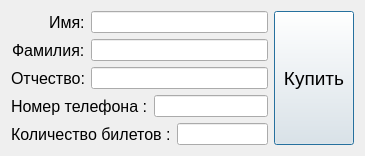
<?xml version="1.0" encoding="UTF-8"?>
<ui version="4.0">
 <class>by</class>
 <widget class="QDialog" name="by">
  <property name="geometry">
   <rect>
    <x>0</x>
    <y>0</y>
    <width>365</width>
    <height>147</height>
   </rect>
  </property>
  <property name="windowTitle">
   <string>Dialog</string>
  </property>
  <layout class="QGridLayout" name="gridLayout_2">
   <item row="0" column="0">
    <layout class="QGridLayout" name="gridLayout">
     <item row="0" column="0">
      <layout class="QFormLayout" name="formLayout">
       <property name="labelAlignment">
        <set>Qt::AlignRight|Qt::AlignTrailing|Qt::AlignVCenter</set>
       </property>
       <item row="0" column="0">
        <widget class="QLabel" name="label">
         <property name="font">
          <font>
           <pointsize>12</pointsize>
          </font>
         </property>
         <property name="text">
          <string>Имя:</string>
         </property>
        </widget>
       </item>
       <item row="0" column="1">
        <widget class="QLineEdit" name="lineEdit"/>
       </item>
       <item row="1" column="0">
        <widget class="QLabel" name="label_2">
         <property name="font">
          <font>
           <pointsize>12</pointsize>
          </font>
         </property>
         <property name="text">
          <string>Фамилия:</string>
         </property>
        </widget>
       </item>
       <item row="1" column="1">
        <widget class="QLineEdit" name="lineEdit_2"/>
       </item>
       <item row="2" column="0">
        <widget class="QLabel" name="label_3">
         <property name="font">
          <font>
           <pointsize>12</pointsize>
          </font>
         </property>
         <property name="text">
          <string>Отчество:</string>
         </property>
        </widget>
       </item>
       <item row="2" column="1">
        <widget class="QLineEdit" name="lineEdit_3"/>
       </item>
      </layout>
     </item>
     <item row="0" column="1" rowspan="3">
      <widget class="QSplitter" name="splitter">
       <property name="orientation">
        <enum>Qt::Vertical</enum>
       </property>
       <widget class="QPushButton" name="pushButton">
        <property name="font">
         <font>
          <pointsize>14</pointsize>
         </font>
        </property>
        <property name="text">
         <string>Купить</string>
        </property>
       </widget>
      </widget>
     </item>
     <item row="1" column="0">
      <layout class="QHBoxLayout" name="horizontalLayout_2">
       <item>
        <widget class="QLabel" name="label_4">
         <property name="font">
          <font>
           <pointsize>12</pointsize>
          </font>
         </property>
         <property name="text">
          <string>Номер телефона :</string>
         </property>
        </widget>
       </item>
       <item>
        <widget class="QLineEdit" name="lineEdit_5"/>
       </item>
      </layout>
     </item>
     <item row="2" column="0">
      <layout class="QHBoxLayout" name="horizontalLayout">
       <item>
        <widget class="QLabel" name="label_5">
         <property name="font">
          <font>
           <pointsize>12</pointsize>
          </font>
         </property>
         <property name="text">
          <string>Количество билетов :</string>
         </property>
        </widget>
       </item>
       <item>
        <widget class="QLineEdit" name="lineEdit_4"/>
       </item>
      </layout>
     </item>
    </layout>
   </item>
  </layout>
 </widget>
 <resources/>
 <connections>
  <connection>
   <sender>pushButton</sender>
   <signal>clicked()</signal>
   <receiver>by</receiver>
   <slot>orderby()</slot>
   <hints>
    <hint type="sourcelabel">
     <x>335</x>
     <y>75</y>
    </hint>
    <hint type="destinationlabel">
     <x>200</x>
     <y>74</y>
    </hint>
   </hints>
  </connection>
 </connections>
 <slots>
  <slot>orderby()</slot>
 </slots>
</ui>
